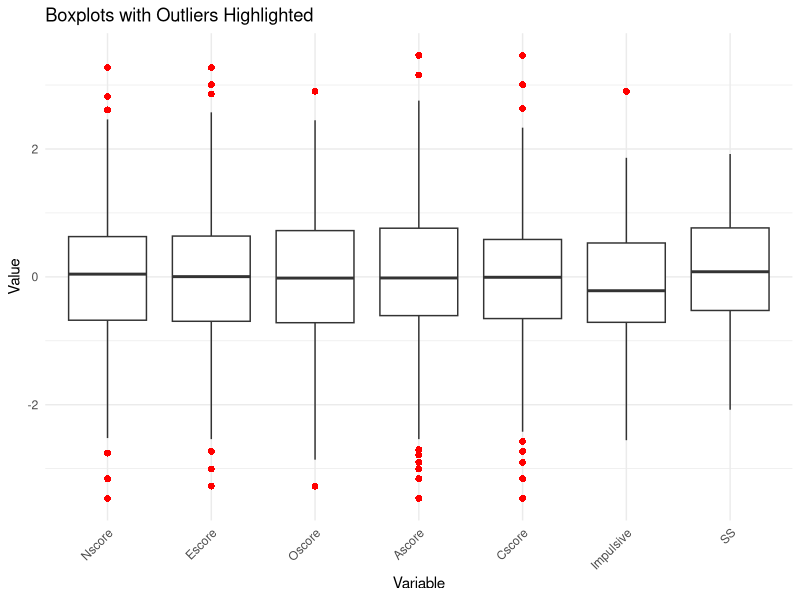
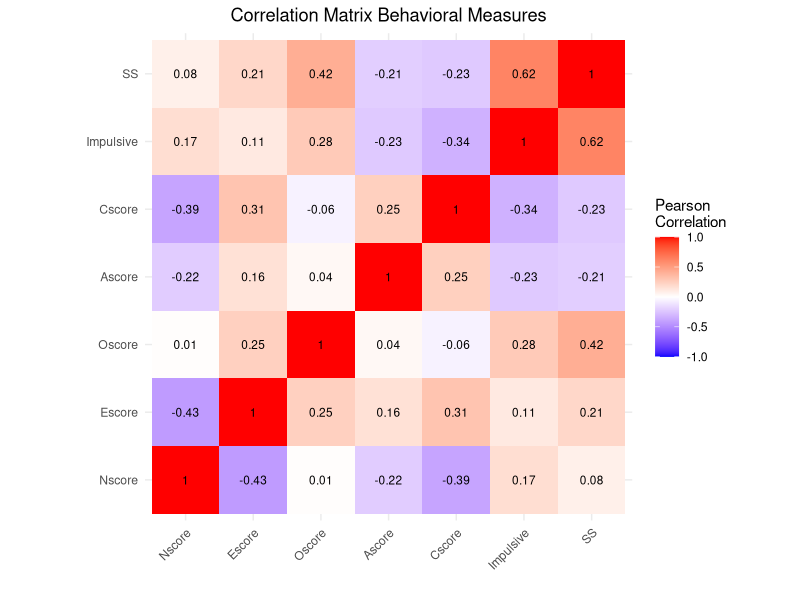
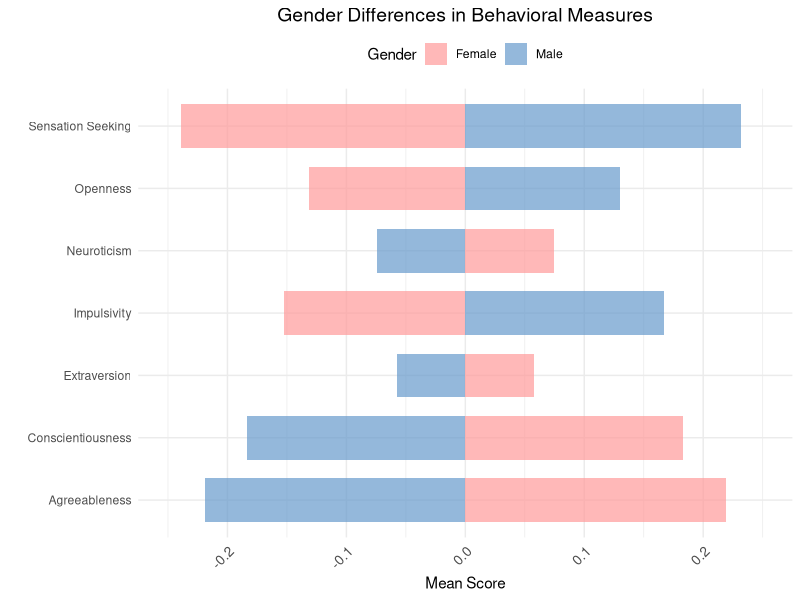
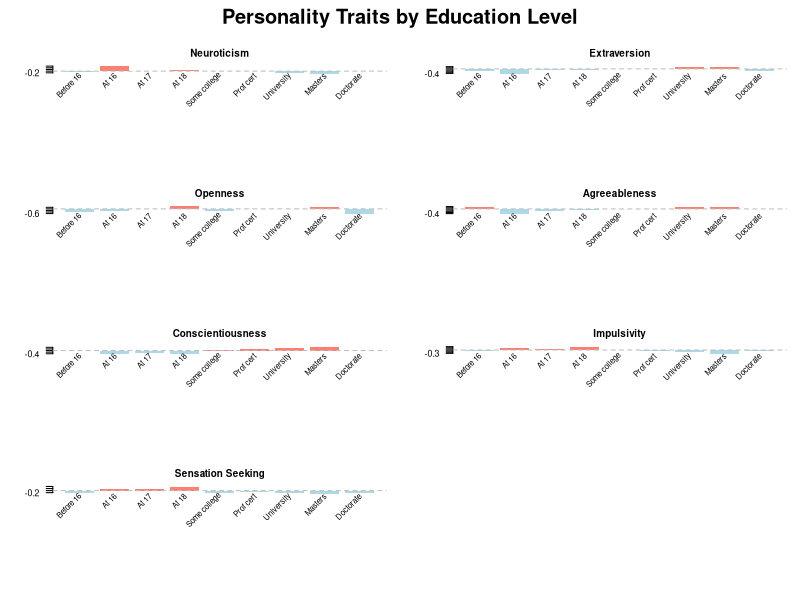

Source code (R) for these figures, in order:
## ---- chunk 1
knitr::opts_chunk$set(echo = TRUE)
## ---- chunk 2
# Load required libraries
library(dplyr)
library(ggplot2)
library(reshape2)
library(kableExtra)
library(knitr)
library(gridExtra)
library(tidyr)
## ---- chunk 3
# Read the CSV file
drug_data <- read.csv("Data/drug_consumption.csv")
## ---- chunk 4
###############################################################################
# Define mappings and column information
###############################################################################

# Column names for the dataset
column_names <- c(
  "Index", "ID", "Age", "Gender", "Education", "Country", "Ethnicity", 
  "Nscore", "Escore", "Oscore", "Ascore", "Cscore", "Impulsive", "SS", 
  "Alcohol", "Amphet", "Amyl", "Benzos", "Caff", "Cannabis", "Choc", "Coke", 
  "Crack", "Ecstasy", "Heroin", "Ketamine", "Legalh", "LSD", "Meth", 
  "Mushrooms", "Nicotine", "Semer", "VSA"
)

# Drug column names
drug_columns <- c(
  "Alcohol", "Amphet", "Amyl", "Benzos", "Caff", "Cannabis", 
  "Choc", "Coke", "Crack", "Ecstasy", "Heroin", "Ketamine", 
  "Legalh", "LSD", "Meth", "Mushrooms", "Nicotine", "Semer", "VSA"
)

# Mapping of drug consumption classes to their meanings
consumption_mapping <- c(
  "CL0" = "Never Used",
  "CL1" = "Used over a Decade Ago",
  "CL2" = "Used in Last Decade", 
  "CL3" = "Used in Last Year",
  "CL4" = "Used in Last Month",
  "CL5" = "Used in Last Week",
  "CL6" = "Used in Last Day"
)

# Map Age values to their meaning
age_mapping <- c(
  "-0.95197" = "18-24",
  "-0.07854" = "25-34",
  "0.49788" = "35-44",
  "1.09449" = "45-54",
  "1.82213" = "55-64",
  "2.59171" = "65+"
)

# Map Gender values to their meaning
gender_mapping <- c(
  "0.48246" = "Female",
  "-0.48246" = "Male"
)

# Map Education values to their meaning
education_mapping <- c(
  "-2.43591" = "Left school before 16 years",
  "-1.73790" = "Left school at 16 years",
  "-1.43719" = "Left school at 17 years",
  "-1.22751" = "Left school at 18 years",
  "-0.61113" = "Some college or university, no certificate or degree",
  "-0.05921" = "Professional certificate/diploma",
  "0.45468" = "University degree",
  "1.16365" = "Masters degree",
  "1.98437" = "Doctorate degree"
)

# Map Country values to their meaning
country_mapping <- c(
  "-0.09765" = "Australia",
  "0.24923" = "Canada",
  "-0.46841" = "New Zealand",
  "-0.28519" = "Other",
  "0.21128" = "Republic of Ireland",
  "0.96082" = "UK",
  "-0.57009" = "USA"
)

# Map Ethnicity values to their meaning
ethnicity_mapping <- c(
  "-0.50212" = "Asian",
  "-1.10702" = "Black",
  "1.90725" = "Mixed-Black/Asian",
  "0.12600" = "Mixed-White/Asian",
  "-0.22166" = "Mixed-White/Black",
  "0.11440" = "Other",
  "-0.31685" = "White"
)
## ---- chunk 5
###############################################################################
# Data Processing
###############################################################################

# Rename the columns 
colnames(drug_data) <- column_names

# Convert demographic columns to descriptive values
drug_data$Age <- age_mapping[as.character(drug_data$Age)]
drug_data$Gender <- gender_mapping[as.character(drug_data$Gender)]
drug_data$Education <- education_mapping[as.character(drug_data$Education)]
drug_data$Country <- country_mapping[as.character(drug_data$Country)]
drug_data$Ethnicity <- ethnicity_mapping[as.character(drug_data$Ethnicity)]

# Convert all drug consumption columns to descriptive values
for (col in drug_columns) {
  drug_data[[col]] <- consumption_mapping[as.character(drug_data[[col]])]
}
## ---- chunk 6
###############################################################################
# Data Cleaning - Missing values
###############################################################################

# Remove unnecessary column
drug_data <- drug_data[, -which(names(drug_data) == "ID")]

# Check for NA values in each column
na_by_column <- sapply(drug_data, function(x) sum(is.na(x)))
cat("NA values by column:")

# Print only columns with NA values
print(na_by_column[na_by_column > 0])  
## ---- chunk 7
# Replace NA values with "Not Provided"
drug_data$Education[is.na(drug_data$Education)] <- "Not Provided"
drug_data$Ethnicity[is.na(drug_data$Ethnicity)] <- "Not Provided"

# Save the updated dataframe back to CSV
write.csv(drug_data, "Data/cleaned.csv")
## ---- chunk 8
###############################################################################
# Data Cleaning - Looking for outliers
###############################################################################
# Define numeric columns for outlier analysis
numeric_cols <- c("Nscore", "Escore", "Oscore", "Ascore", "Cscore", "Impulsive", "SS")

# Function to identify outliers using IQR method
identify_outliers_iqr <- function(x) {
  q1 <- quantile(x, 0.25, na.rm = TRUE)
  q3 <- quantile(x, 0.75, na.rm = TRUE)
  iqr <- q3 - q1
  lower_bound <- q1 - 1.5 * iqr
  upper_bound <- q3 + 1.5 * iqr
  
  return(data.frame(
    min = min(x, na.rm = TRUE),
    q1 = q1,
    median = median(x, na.rm = TRUE),
    mean = mean(x, na.rm = TRUE),
    q3 = q3,
    max = max(x, na.rm = TRUE),
    iqr = iqr,
    lower_bound = lower_bound,
    upper_bound = upper_bound,
    n_outliers_below = sum(x < lower_bound, na.rm = TRUE),
    n_outliers_above = sum(x > upper_bound, na.rm = TRUE),
    total_outliers = sum(x < lower_bound | x > upper_bound, na.rm = TRUE),
    outlier_percentage = round(100 * sum(x < lower_bound | x > upper_bound, na.rm = TRUE) / length(x[!is.na(x)]), 2)
  ))
}

# Apply outlier detection to all numeric columns
outlier_summary <- data.frame()
for (col in numeric_cols) {
  result <- identify_outliers_iqr(drug_data[[col]])
  result$variable <- col
  outlier_summary <- rbind(outlier_summary, result)
}

# Create a function to visualize outliers with boxplots
plot_outliers <- function(drug_data, columns) {
  # Explicitly use reshape2::melt to avoid namespace issues
  melted_data <- reshape2::melt(drug_data[, columns], id.vars = NULL)
  
  # Create boxplot
  ggplot(melted_data, aes(x = variable, y = value)) +
    geom_boxplot(outlier.colour = "red", outlier.shape = 16, outlier.size = 2) +
    theme_minimal() +
    labs(title = "Boxplots with Outliers Highlighted",
         x = "Variable",
         y = "Value") +
    theme(axis.text.x = element_text(angle = 45, hjust = 1))
}

# Visualize outliers
plot_outliers(drug_data, numeric_cols)
## ---- chunk 9
###############################################################################
# Heatmap
###############################################################################

# Calculate the correlation matrix
cor_matrix <- cor(drug_data[numeric_cols], use = "pairwise.complete.obs")

# Convert the correlation matrix to a data frame for ggplot
cor_df <- melt(cor_matrix)
names(cor_df) <- c("Var1", "Var2", "Correlation")

# Create a ggplot2 correlation heatmap
ggplot(data = cor_df, aes(x = Var1, y = Var2, fill = Correlation)) +
  geom_tile() +
  scale_fill_gradient2(low = "blue", high = "red", mid = "white", 
                       midpoint = 0, limit = c(-1,1), space = "Lab", 
                       name="Pearson\nCorrelation") +
  geom_text(aes(label = round(Correlation, 2)), color = "black", size = 3) +
  theme_minimal() +
  theme(
    axis.text.x = element_text(angle = 45, vjust = 1, hjust = 1),
    plot.title = element_text(hjust = 0.5)
  ) +
  coord_fixed() +
  labs(
    title = "Correlation Matrix Behavioral Measures",
    x = "",
    y = ""
  )
## ---- chunk 10
###############################################################################
# Gender comparison
###############################################################################

# Calculating the means of the behavioral scores
gender_results <- data.frame(
  Trait = character(),
  Female_Mean = numeric(),
  Male_Mean = numeric(),
  stringsAsFactors = FALSE
)

for (col in numeric_cols) {
  # Calculate means only
  female_mean <- mean(drug_data[drug_data$Gender == "Female", col], na.rm = TRUE)
  male_mean <- mean(drug_data[drug_data$Gender == "Male", col], na.rm = TRUE)
  
  # Add to results dataframe with only needed values
  gender_results <- rbind(gender_results, data.frame(
    Trait = col,
    Female_Mean = female_mean,
    Male_Mean = male_mean,
    stringsAsFactors = FALSE
  ))
}

# Create readable trait names
gender_results$Trait_Name <- case_when(
  gender_results$Trait == "Nscore" ~ "Neuroticism",
  gender_results$Trait == "Escore" ~ "Extraversion",
  gender_results$Trait == "Oscore" ~ "Openness",
  gender_results$Trait == "Ascore" ~ "Agreeableness",
  gender_results$Trait == "Cscore" ~ "Conscientiousness",
  gender_results$Trait == "Impulsive" ~ "Impulsivity",
  gender_results$Trait == "SS" ~ "Sensation Seeking",
  TRUE ~ gender_results$Trait
)

# Create the plot directly from the results
ggplot(gender_results, aes(x = Trait_Name)) +
  geom_bar(aes(y = Female_Mean, fill = "Female"), stat = "identity", position = "dodge", width = 0.7, alpha = 0.7) +
  geom_bar(aes(y = Male_Mean, fill = "Male"), stat = "identity", position = position_dodge(width = 0.7), width = 0.7, alpha = 0.7) +
  scale_fill_manual(values = c("Female" = "#FF9999", "Male" = "#6699CC"),
                    name = "Gender") +
  labs(title = "Gender Differences in Behavioral Measures",
       x = "",
       y = "Mean Score") +
  theme_minimal() +
  theme(axis.text.x = element_text(angle = 45, hjust = 1, size = 10),
        plot.title = element_text(hjust = 0.5, size = 14),
        legend.position = "top") +
  # Fixed axis limits from -0.25 to 0.25
  scale_y_continuous(limits = c(-0.25, 0.25)) +
  coord_flip()
## ---- chunk 11
###############################################################################
# Education comparison
###############################################################################
# Order education levels
education_order <- c(
  "Left school before 16 years",
  "Left school at 16 years",
  "Left school at 17 years",
  "Left school at 18 years",
  "Some college or university, no certificate or degree",
  "Professional certificate/diploma",
  "University degree",
  "Masters degree",
  "Doctorate degree",
  "Not Provided"
)

# Calculate means by education level
education_means <- drug_data %>%
  group_by(Education) %>%
  summarize(
    n = n(),
    across(all_of(numeric_cols), ~mean(.x, na.rm = TRUE))
  ) %>%
  arrange(match(Education, education_order))

# Create a clean table view of the data
education_display <- education_means %>%
  select(-n) %>%
  rename(
    "Neuroticism" = Nscore,
    "Extraversion" = Escore,
    "Openness" = Oscore,
    "Agreeableness" = Ascore,
    "Conscientiousness" = Cscore,
    "Impulsivity" = Impulsive,
    "Sensation Seeking" = SS
  )

# Create a data frame for plotting
education_plot_data <- education_means %>%
  select(-n)

# Simplified visualization approach with more space for the title
# Set up the plotting parameters
par(mfrow = c(4, 2), mar = c(8, 4, 2, 1), oma = c(0, 0, 3, 0))

# Define the trait columns and their display names
trait_cols <- c("Nscore", "Escore", "Oscore", "Ascore", "Cscore", "Impulsive", "SS")
trait_names <- c("Neuroticism", "Extraversion", "Openness", "Agreeableness", 
                "Conscientiousness", "Impulsivity", "Sensation Seeking")

# Plot each trait separately
for (i in 1:length(trait_cols)) {
  col <- trait_cols[i]
  trait_name <- trait_names[i]
  
  # Create a simple barplot
  bp <- barplot(education_plot_data[[col]], 
          names.arg = rep("", nrow(education_plot_data)),
          col = ifelse(education_plot_data[[col]] > 0, "salmon", "lightblue"),
          main = trait_name,
          border = NA,
          las = 2,
          ylim = c(min(education_plot_data[[col]]) - 0.05, 
                  max(education_plot_data[[col]]) + 0.05),
          cex.main = 0.9,
          cex.axis = 0.8)
  
  # Add a reference line at y=0
  abline(h = 0, lty = 2, col = "gray")
  
  # Add abbreviated education labels
  edu_labels <- c("Before 16", "At 16", "At 17", "At 18", "Some college", 
                 "Prof cert", "University", "Masters", "Doctorate", "Not Provided")
  edu_labels <- edu_labels[1:length(bp)]  # Ensure we have the right number of labels
  
  # Add text labels at the bottom
  text(bp, par("usr")[3] - 0.02, srt = 45, adj = 1, labels = edu_labels, 
       xpd = TRUE, cex = 0.7)
}

# Add a title for the entire set of plots with more space
mtext("Personality Traits by Education Level", side = 3, line = 1, 
      outer = TRUE, cex = 1.2, font = 2)
## ---- chunk 12
###############################################################################
# Seremon
###############################################################################

# Count Semeron users vs non-users
semeron_counts <- drug_data %>%
  group_by(Semer) %>%
  summarise(Count = n()) %>%
  arrange(desc(Count))
## ---- chunk 13
# Create a nicely formatted table for the detailed counts
semeron_table <- semeron_counts %>%
  mutate(Percentage = paste0(round(Count / sum(Count) * 100, 2), "%")) %>%
  rename(`Usage Category` = Semer) %>%
  kable(caption = "Semeron Usage Categories", 
        booktabs = TRUE, 
        col.names = c("Usage Category", "Count", "Percentage"))

# For PDF output, apply specific styling
if(knitr::is_latex_output()) {
  semeron_table <- semeron_table %>%
    kable_styling(latex_options = c("striped", "hold_position"), 
                  full_width = FALSE,
                  position = "center") %>%
    row_spec(0, bold = TRUE) %>%
    column_spec(1, width = "5cm") %>%
    column_spec(2, width = "2cm") %>%
    column_spec(3, width = "2.5cm")
}

# Display the table
semeron_table
